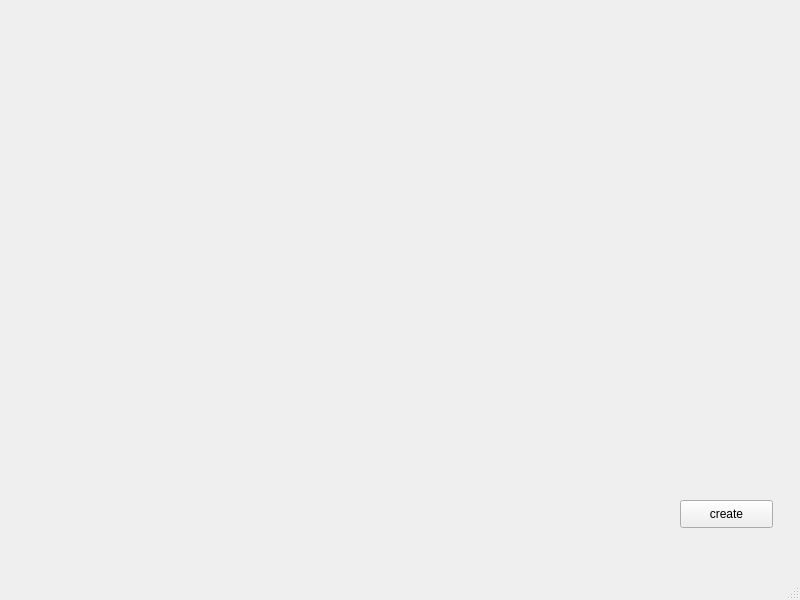
<?xml version="1.0" encoding="UTF-8"?>
<ui version="4.0">
 <class>MainWindow</class>
 <widget class="QMainWindow" name="MainWindow">
  <property name="geometry">
   <rect>
    <x>0</x>
    <y>0</y>
    <width>800</width>
    <height>600</height>
   </rect>
  </property>
  <property name="windowTitle">
   <string>MainWindow</string>
  </property>
  <widget class="QWidget" name="centralwidget">
   <widget class="QPushButton" name="pushButton">
    <property name="geometry">
     <rect>
      <x>680</x>
      <y>500</y>
      <width>93</width>
      <height>28</height>
     </rect>
    </property>
    <property name="text">
     <string>create</string>
    </property>
   </widget>
  </widget>
  <widget class="QMenuBar" name="menubar">
   <property name="geometry">
    <rect>
     <x>0</x>
     <y>0</y>
     <width>800</width>
     <height>26</height>
    </rect>
   </property>
  </widget>
  <widget class="QStatusBar" name="statusbar"/>
 </widget>
 <resources/>
 <connections/>
</ui>
